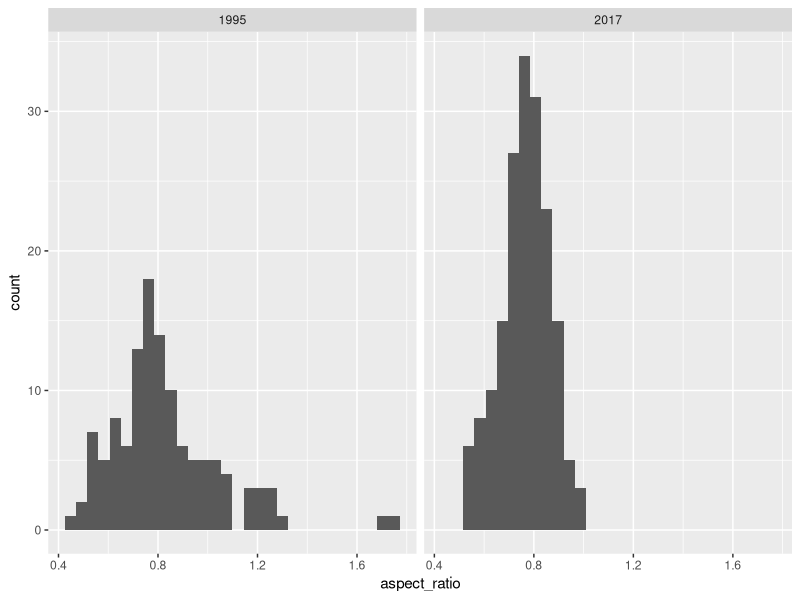
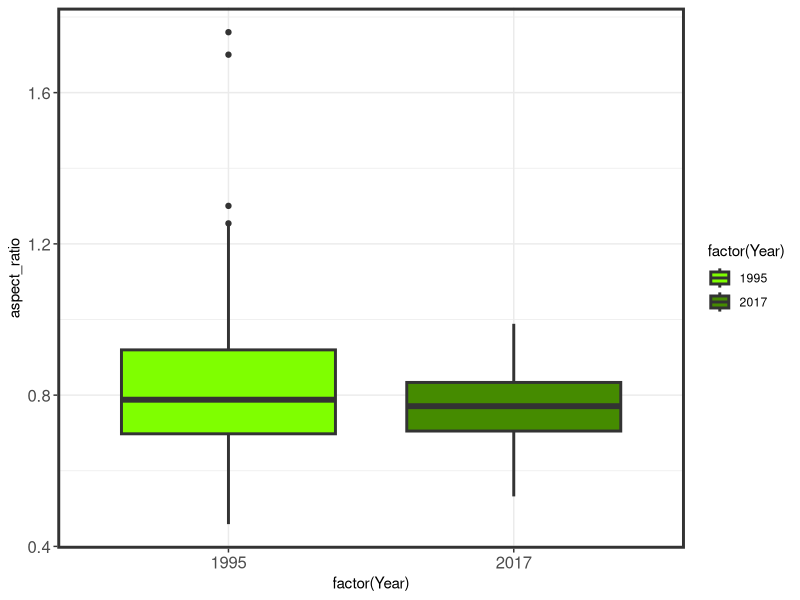
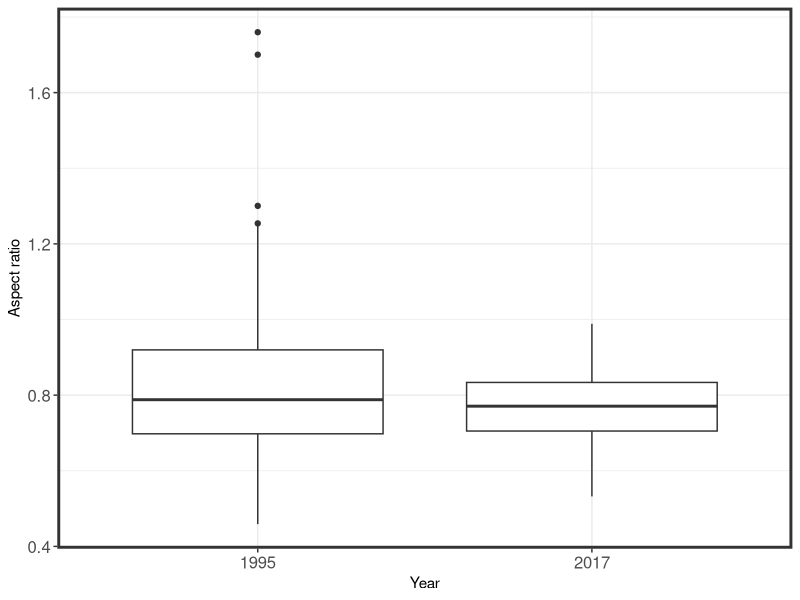
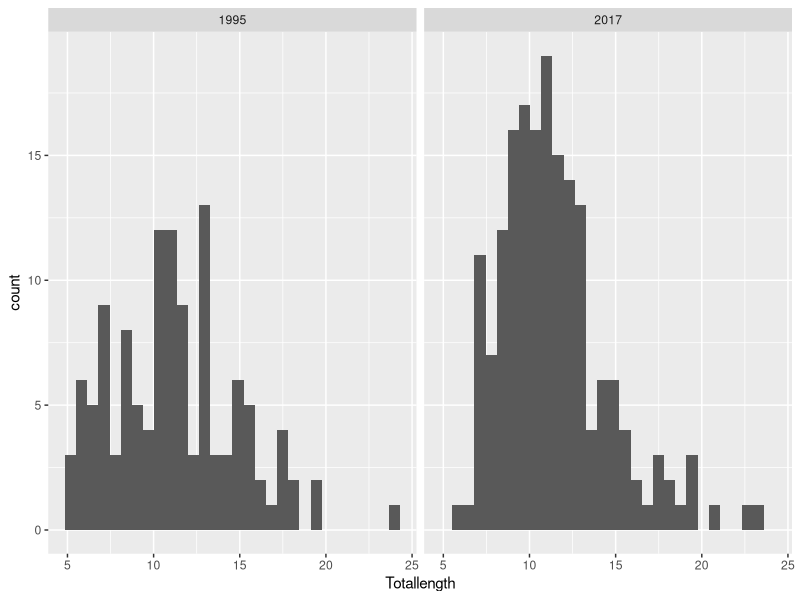
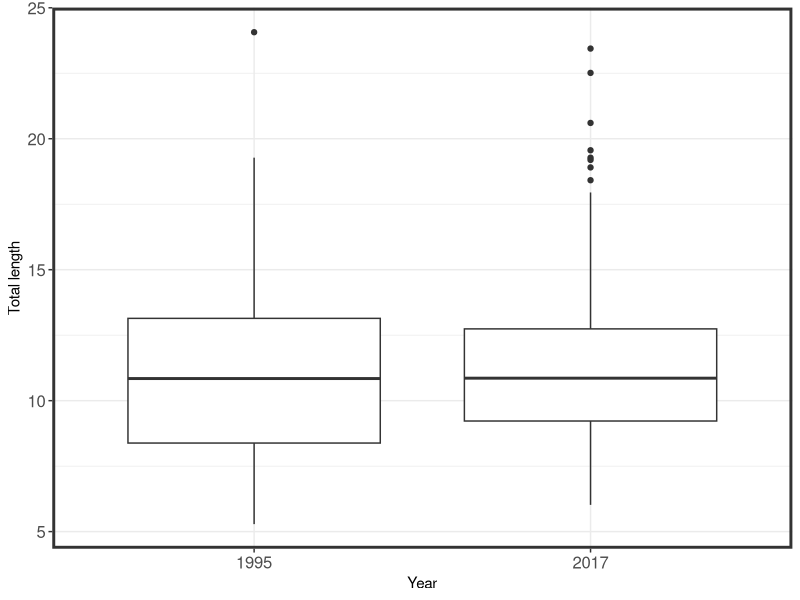
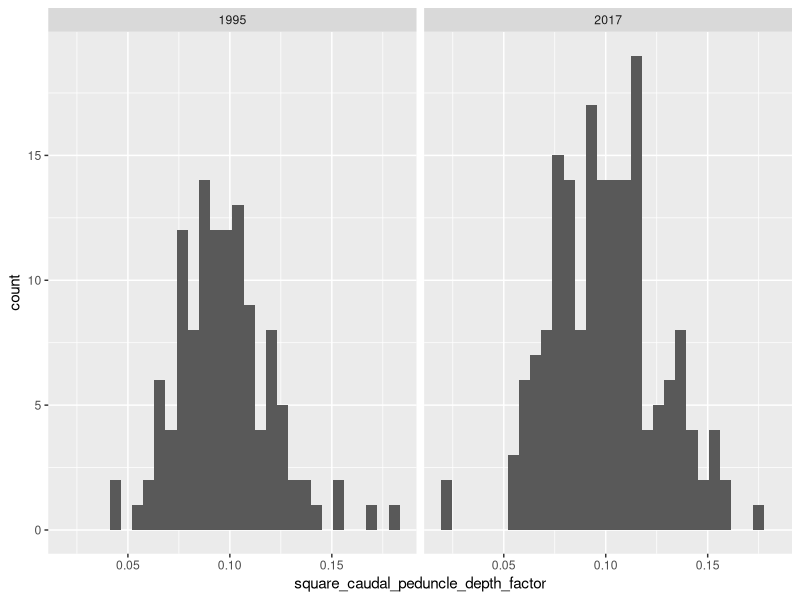
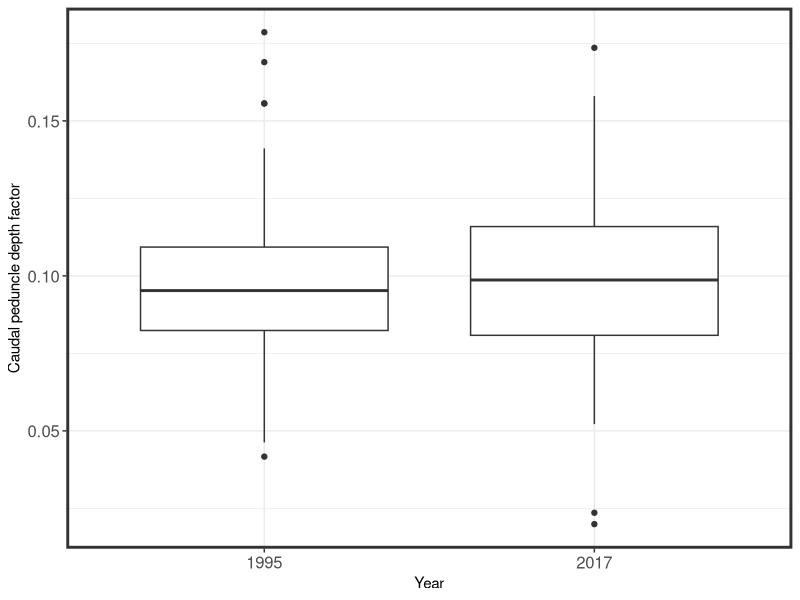
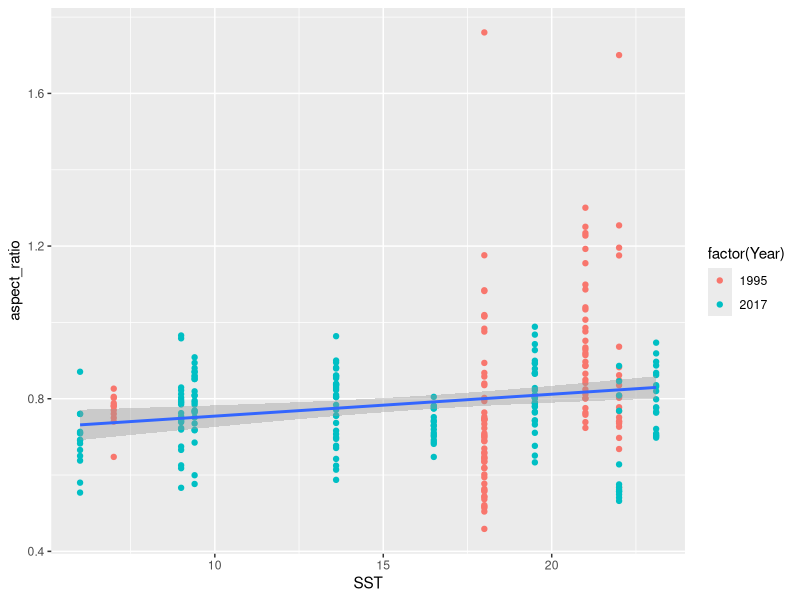

The R source for these figures, in order:
## ---- chunk 1
library(lubridate)
library(tidyverse)
library(ggplot2)
## ---- chunk 2
atlantic_croaker_final <- read_csv("data/atlantic_croaker_final.csv")
View(atlantic_croaker_final)
## ---- chunk 3
atlantic_croaker_final <- atlantic_croaker_final %>% 
  mutate(aspect_ratio=(Caudheight/Caudarea)^(1/2), square_caudal_peduncle_depth_factor=(Cauddepth/Depthatpec)^2, 
         Year=year(Tow_date), Month=month(Tow_date))
View(atlantic_croaker_final)
## ---- chunk 4
#Make dataframe for 1995 & 2017 fish
##in order to create statistical tests
atcroaker95 <- atlantic_croaker_final %>% 
  filter(Year==1995)

atcroaker17 <- atlantic_croaker_final %>% 
  filter(Year==2017)
## ---- chunk 5
#Making a plot
ggplot(data= atlantic_croaker_final, aes(x=aspect_ratio)) +
  geom_histogram() +
  facet_wrap(~Year) 
 
#plot with color
ggplot(data=atlantic_croaker_final) +
  geom_boxplot(aes(x=factor(Year), y=aspect_ratio, group= factor(Year), fill=factor(Year)), size=1) +
  scale_fill_manual(values = c("chartreuse", "chartreuse4"))+
  theme_bw() +
  theme(axis.text = element_text(size=12), panel.border = element_rect(size=2))

ggplot(data=atlantic_croaker_final) +
  geom_boxplot(aes(x=factor(Year), y=aspect_ratio, group=factor(Year)), size=0.5) + 
  labs(x="Year", y="Aspect ratio") +
  theme_bw() +
  theme(axis.text = element_text(size=12), panel.border = element_rect(size=2))
ggsave(path = "figures",filename = "aspectratio.jpg", height = 3, width = 6, units = "in")

#Statistical test
wilcox.test(x=atcroaker95$aspect_ratio, y=atcroaker17$aspect_ratio, alternative = c("two.sided"))
## ---- chunk 6
#Make a plot
ggplot(data= atlantic_croaker_final, aes(x=Totallength)) +
  geom_histogram() +
  facet_wrap(~Year)

ggplot(data=atlantic_croaker_final) +
  geom_boxplot(aes(x=factor(Year), y=Totallength, group=factor(Year)), size=0.5) + 
  labs(x="Year", y="Total length")+
  theme_bw() +
  theme(axis.text = element_text(size=12), panel.border = element_rect(size=2))
ggsave(path = "figures",filename = "Totallength.jpg", height = 3, width = 6, units = "in")


ggsave(path = "figures",filename = "total_length.jpg")

#Statistical analysis
wilcox.test(x=atcroaker95$Totallength, y=atcroaker17$Totallength , alternative=c("two.sided"))
## ---- chunk 7
#Make a plot
ggplot(data= atlantic_croaker_final, aes(x=square_caudal_peduncle_depth_factor)) +
  geom_histogram() +
  facet_wrap(~Year) 

ggplot(data=atlantic_croaker_final) +
  geom_boxplot(aes(x=factor(Year), y=square_caudal_peduncle_depth_factor, group=factor(Year)), size=0.5) + 
  labs(x="Year", y="Caudal peduncle depth factor") +
  theme_bw() +
  theme(axis.text = element_text(size=12), panel.border = element_rect(size=2))
ggsave(path = "figures",filename = "caudalpeduncle.jpg", height = 3, width = 6, units = "in")


#Statistical analysis
wilcox.test(x=atcroaker95$square_caudal_peduncle_depth_factor,  y=atcroaker17$square_caudal_peduncle_depth_factor, alternative = c("two.sided"))
## ---- chunk 8
#Linear model
AR_linearmodel <- lm(aspect_ratio ~ SST, atlantic_croaker_final)
summary(AR_linearmodel)

#Plot
ggplot(data=atlantic_croaker_final) +
  geom_point(aes(x=SST, y=aspect_ratio, color=factor(Year))) +
  geom_smooth(aes(x=SST, y=aspect_ratio), method = "lm")

ggplot(data=atlantic_croaker_final) +
  geom_point(aes(x=SST, y=aspect_ratio)) +
  geom_smooth(aes(x=SST, y=aspect_ratio), method = "lm") +
  labs(x= "Temperature in Celsius", y= "Aspect Ratio") +
  theme_bw()

ggsave(path = "figures",filename = "aspect_ratio_temp.jpg", height = 4, width = 4, units = "in")
## ---- chunk 9
#Linear model
TL_linearmodel <- lm(Totallength ~ SST, atlantic_croaker_final)
summary(TL_linearmodel)

#Plot for reference
ggplot(data = atlantic_croaker_final) +
  geom_point(aes(x=SST, y=Totallength, color= factor(Year))) +
  geom_smooth(aes(x= SST,y=Totallength), method = "lm")

#Plot to answer question
ggplot(data = atlantic_croaker_final) +
  geom_point(aes(x=SST, y=Totallength)) +
  geom_smooth(aes(x= SST,y=Totallength), method = "lm") +
  labs(x= "Temperature in Celsius", y= "Total Length") +
  theme_bw()
##NO SIGNIFICANCE IN TEMPERATURE AND MORPHOLOGY

ggsave(path = "figures",filename = "total_length_temp.jpg", height = 4, width = 4, units = "in")
## ---- chunk 10
#Linear model
CPDF_linearmodel <- lm(square_caudal_peduncle_depth_factor ~ SST, atlantic_croaker_final) 
summary(CPDF_linearmodel)

#Plot for reference
ggplot(data=atlantic_croaker_final) +
  geom_point(aes(x= SST, y=square_caudal_peduncle_depth_factor, color=factor(Year))) +
  geom_smooth(aes(x=SST, y= square_caudal_peduncle_depth_factor), method = "lm")

#Plot to answer question
ggplot(data=atlantic_croaker_final) +
  geom_point(aes(x= SST, y=square_caudal_peduncle_depth_factor)) +
  geom_smooth(aes(x=SST, y= square_caudal_peduncle_depth_factor), method = "lm") +
  labs(x= "Temperature in Celsius", y= "Square Caudal Peduncle Depth Factor") + 
  theme_bw()

#save a figure as an image 
ggsave(path = "figures",filename = "square_caudal_temp.jpg", height = 4, width = 4, units = "in")
## ---- chunk 11
#Plot
ggplot(data=atlantic_croaker_final) +
  geom_point(aes(x=Month, y=Totallength, color=factor(Month)))

#Statistical analysis
wilcox.test(x= atcroaker95$Totallength,  y= atcroaker17$Totallength, alternative = c("two.sided"))
## ---- chunk 12
#Plot
ggplot(data=atlantic_croaker_final) +
  geom_point(aes(x=Month, y=Bodyarea, color=factor(Month)))

#Statistical test
wilcox.test(x=atcroaker95$Bodyarea, y=atcroaker17$Bodyarea, alternative = c("two.sided"))
## ---- chunk 13
#Plot
ggplot(data = atlantic_croaker_final) +
  geom_point(aes(x=Month, y=aspect_ratio, color=factor(Month)))

#Statistical analysis
wilcox.test(x=atcroaker95$aspect_ratio, y=atcroaker17$aspect_ratio, alternative = c("two.sided"))
## ---- chunk 14
#Plot
ggplot(data = atlantic_croaker_final) +
  geom_point(aes(x=Month, y=square_caudal_peduncle_depth_factor, color=factor(Month)))

#Statistical analysis
wilcox.test(x=atcroaker95$square_caudal_peduncle_depth_factor, y=atcroaker17$square_caudal_peduncle_depth_factor, alternative = c("two.sided"))
